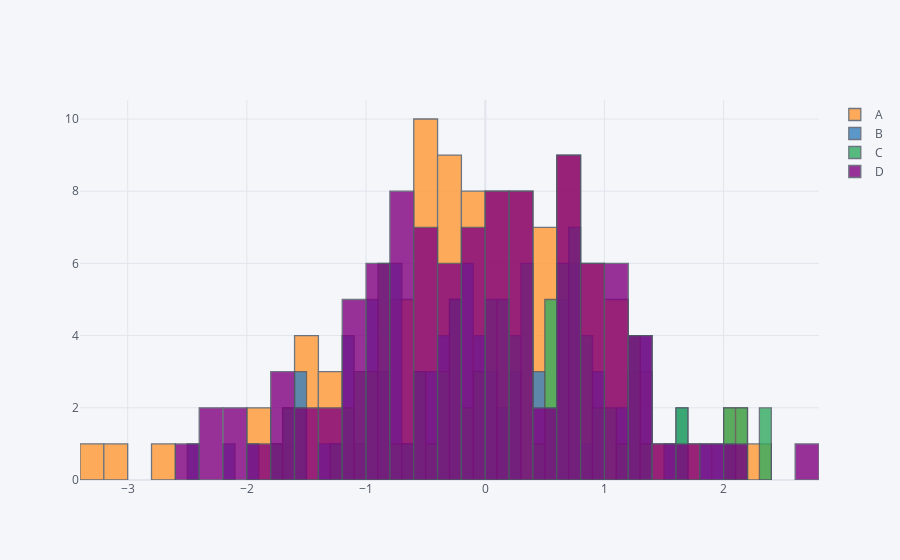

Notebook code cell kept with this figure:
### Code cell
df.iplot(kind = 'hist', bins = 50)
